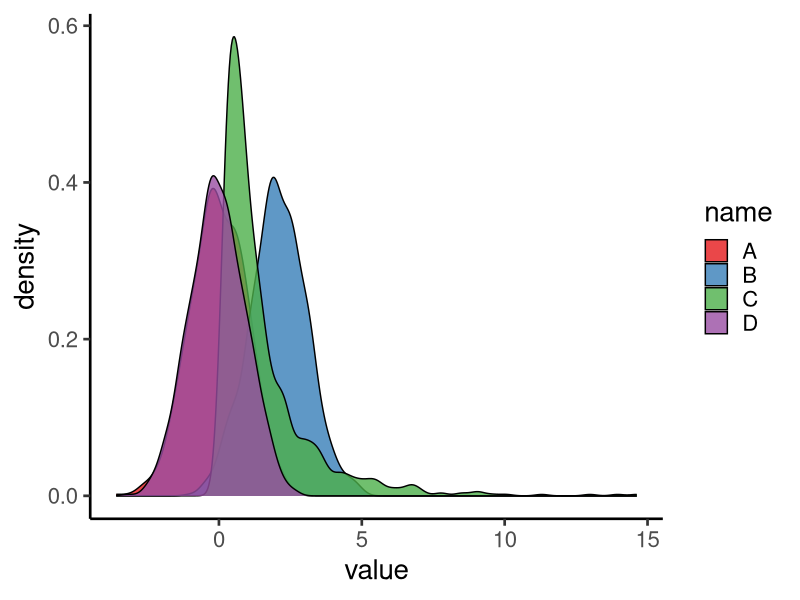
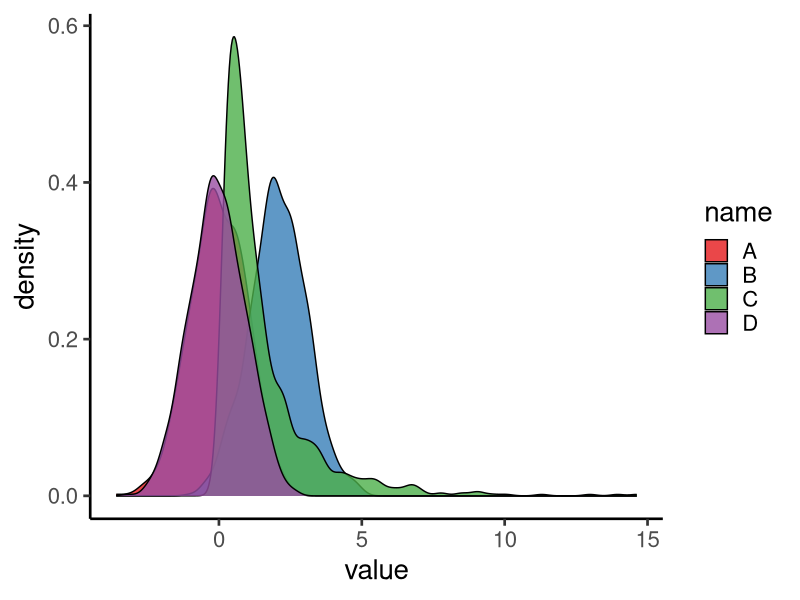

The R script that drew these images, in order:
require(dplyr)
require(ggplot2)
require(tibble)
require(readr)
require(tidyr)

# Create some data
A <- rnorm(1000)
B <- rnorm(1000, 2)
C <- rlnorm(1000)

# Add into data frame
df <- tibble(A, B, C) %>% 
  mutate(D = log(C))

# Write data to file
if(!dir.exists("data"))
{
  dir.create("data")
}
write_csv(df, "data/raw_data.csv")

# Transform
df %>% 
  pivot_longer(1:4) %>% 
  # Plot
  ggplot(aes(x = value))+
  geom_density(aes(fill = name),
               alpha = 0.8)+
  theme_classic(20)+
  scale_fill_brewer(palette = "Set1")

# Write plot
if(!dir.exists("figures"))
{
  dir.create("figures")
}
ggsave("figures/plot.png",
       height = 6, width = 6)
